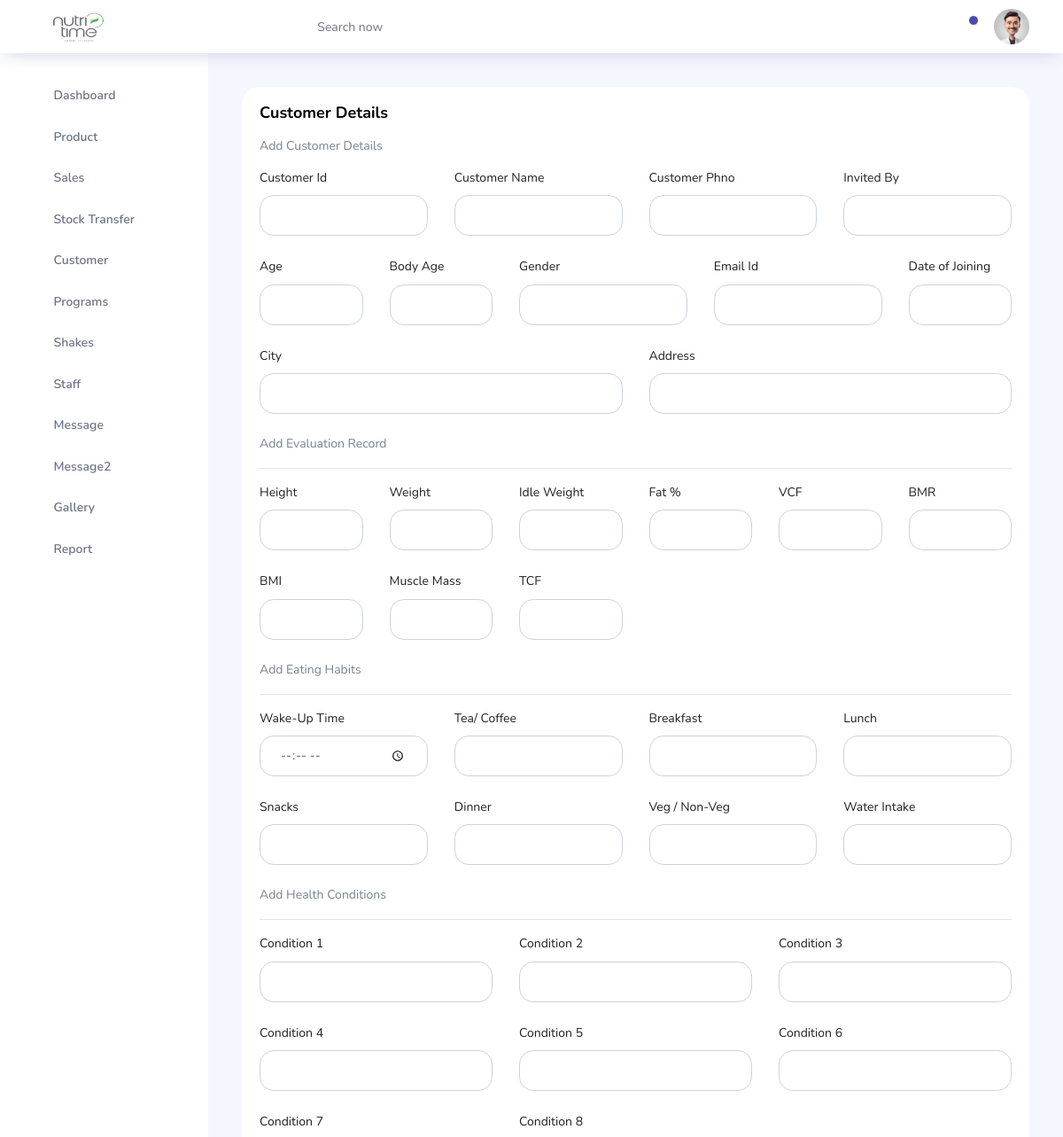
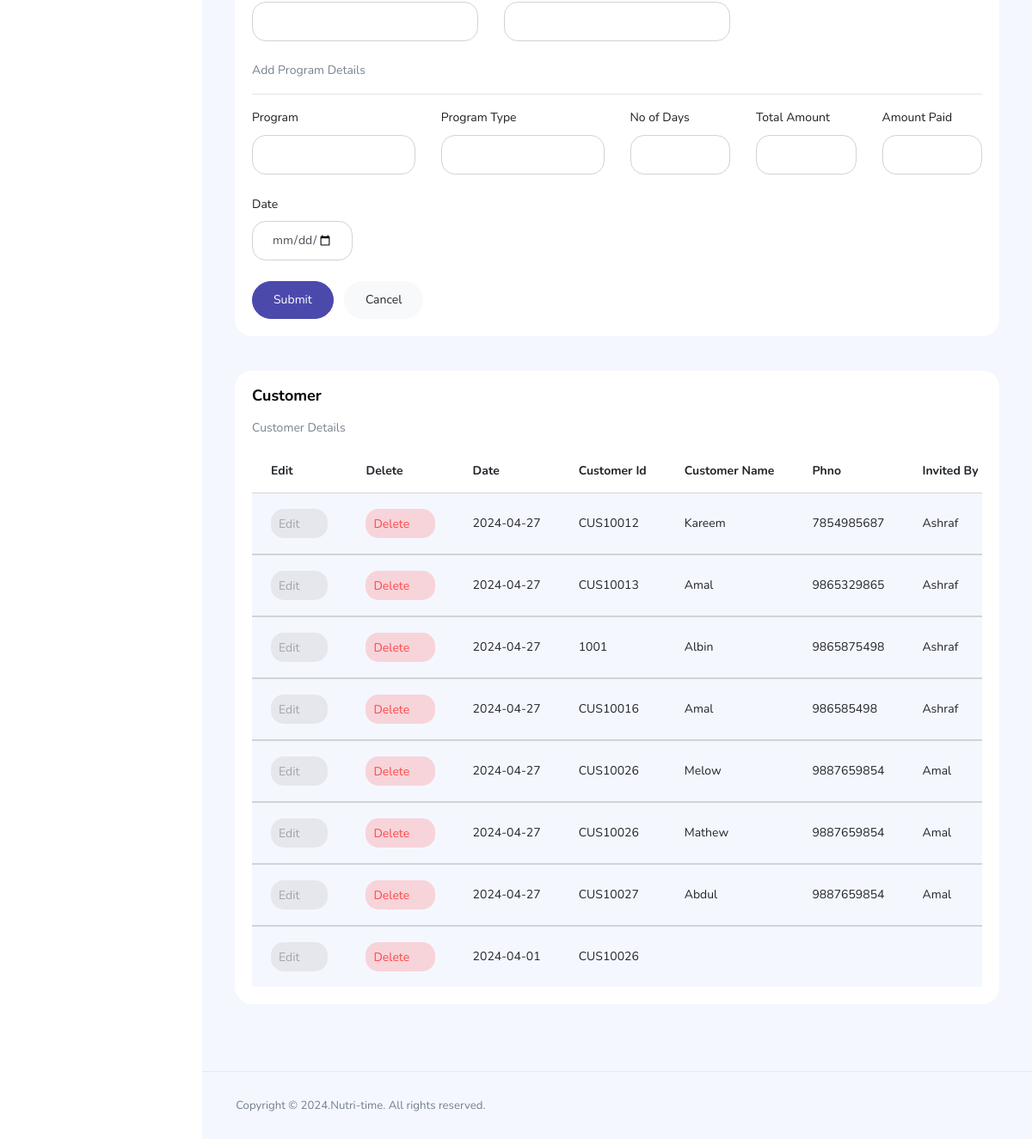
/Admin/pages/admin-customer.php (signed in), run on the app's committed database (2 pictures, top to bottom).
### tables this page shows
CREATE TABLE `customer` (
  `cust_id` int(11) NOT NULL,
  `cust_code` varchar(50) NOT NULL,
  `cust_name` varchar(100) NOT NULL,
  `cust_phno` varchar(20) NOT NULL,
  `cust_invited` varchar(50) NOT NULL,
  `cust_age` varchar(10) NOT NULL,
  `cust_bodyage` varchar(10) NOT NULL,
  `cust_gender` varchar(25) NOT NULL,
  `cust_email` varchar(50) NOT NULL,
  `cust_password` varchar(50) NOT NULL,
  `cust_doj` varchar(50) NOT NULL,
  `cust_city` varchar(50) NOT NULL,
  `cust_address` varchar(100) NOT NULL,
  `cust_height` varchar(10) NOT NULL,
  `cust_weight` varchar(10) NOT NULL,
  `cust_idleweight` varchar(10) NOT NULL,
  `cust_fat` varchar(10) NOT NULL,
  `cust_vcf` varchar(50) NOT NULL,
  `cust_bmr` varchar(10) NOT NULL,
  `cust_bmi` varchar(10) NOT NULL,
  `cust_mm` varchar(10) NOT NULL,
  `cust_tsf` varchar(10) NOT NULL,
  `cust_waketime` varchar(10) NOT NULL,
  `cust_tea` varchar(50) NOT NULL,
  `cust_breakfast` varchar(100) NOT NULL,
  `cust_lunch` varchar(100) NOT NULL,
  `cust_snack` varchar(100) NOT NULL,
  `cust_dinner` varchar(100) NOT NULL,
  `cust_veg_nonveg` varchar(50) NOT NULL,
  `cust_waterintake` varchar(10) NOT NULL,
  `cust_cond1` varchar(100) NOT NULL,
  `cust_cond2` varchar(100) NOT NULL,
  `cust_cond3` varchar(100) NOT NULL,
  `cust_cond4` varchar(100) NOT NULL,
  `cust_cond5` varchar(100) NOT NULL,
  `cust_cond6` varchar(100) NOT NULL,
  `cust_cond7` varchar(100) NOT NULL,
  `cust_cond8` varchar(100) NOT NULL,
  `cust_prg` varchar(50) NOT NULL,
  `cust_prgtype` varchar(20) NOT NULL,
  `cust_noday` varchar(10) NOT NULL,
  `cust_total` varchar(20) NOT NULL,
  `cust_paid` varchar(20) NOT NULL,
  `cust_remain` varchar(10) NOT NULL,
  `cust_date` varchar(100) NOT NULL
);

### Admin/pages/admin-customer.php (the view, shortened to what the rows shown need)
<?php
include './connect.php';
?>
<!DOCTYPE html>
<html lang="en">
<head>
  <link rel="stylesheet" href="../vendors/feather/feather.css">
  <link rel="stylesheet" href="../vendors/ti-icons/css/themify-icons.css">
  <link rel="stylesheet" href="../vendors/css/vendor.bundle.base.css">
  <link rel="stylesheet" href="../css/vertical-layout-light/style.css">
</head>
<body>
  <div class="container-scroller">
    <?php
    include './topbar.php';
    ?>
    <div class="main-panel">
      <div class="content-wrapper">
        <div class="row">
          <div class="col-12 grid-margin stretch-card">
            <div class="card">
              <div class="card-body">
                <h1 class="card-title">Customer Details</h1>
              </div>
            </div>
          </div>
        </div>
        <div class="row">
          <div class="col-lg-12 grid-margin stretch-card">
            <div class="card">
              <div class="card-body">
                <div class="table-responsive">
                  <table class="table table-striped">
                    <thead>
                      <tr>
                        <th>Edit</th>
                        <th>Delete</th>
                        <th>Date</th>
                        <th>Customer Id</th>
                        <th>Customer Name</th>
                        <th>Phno</th>
                        <th>Invited By</th>
                      </tr>
                    </thead>
                    <?php
                    $sql = mysqli_query($conn, "SELECT * FROM customer ORDER BY cust_id ");
                    while ($row = mysqli_fetch_assoc($sql)) {
                      $cus_id = $row['cust_id'];
                      $cus_code = $row['cust_code'];
                      $cus_name = $row['cust_name'];
                      $cus_phno = $row['cust_phno'];
                      $cus_invite = $row['cust_invited'];
                      $cus_date = $row['cust_date'];
                    ?>
                      <tbody>
                        <tr>
                          <td><a href="admin-customer.php?cusid=<?php echo $cus_id; ?>" class="btn btn-inverse-secondary btn-icon-text p-2">Edit <i class="ti-pencil-alt btn-icon-append"></i></a></td>
                          <td><a href="admin-customer.php?cusdid=<?php echo $cus_id; ?>" class="btn btn-inverse-danger btn-icon-text p-2">Delete<i class="ti-trash btn-icon-prepend"></i></a></td>
                          <td><?php echo $cus_date; ?></td>
                          <td class="py-1"><?php echo $cus_code; ?></td>
                          <td><?php echo $cus_name; ?></td>
                          <td><?php echo $cus_phno; ?></td>
                          <td><?php echo $cus_invite; ?></td>
                        </tr>
                      </tbody>
                    <?php
                    }
                    ?>
                  </table>
                </div>
              </div>
            </div>
          </div>
        </div>
      </div>
    </div>
  </div>
  </div>
</body>
</html>

### data on the page
customer: cust_date "2024-04-27", cust_code "CUS10012", cust_name "Kareem", cust_phno "7854985687", cust_invited "Ashraf"
customer: cust_date "2024-04-27", cust_code "CUS10013", cust_name "Amal", cust_phno "9865329865", cust_invited "Ashraf"
customer: cust_date "2024-04-27", cust_code "1001", cust_name "Albin", cust_phno "9865875498", cust_invited "Ashraf"
customer: cust_date "2024-04-27", cust_code "CUS10016", cust_name "Amal", cust_phno "986585498", cust_invited "Ashraf"
customer: cust_date "2024-04-27", cust_code "CUS10026", cust_name "Melow", cust_phno "9887659854", cust_invited "Amal"
customer: cust_date "2024-04-27", cust_code "CUS10026", cust_name "Mathew", cust_phno "9887659854", cust_invited "Amal"
customer: cust_date "2024-04-27", cust_code "CUS10027", cust_name "Abdul", cust_phno "9887659854", cust_invited "Amal"
customer: cust_date "2024-04-01", cust_code "CUS10026"
